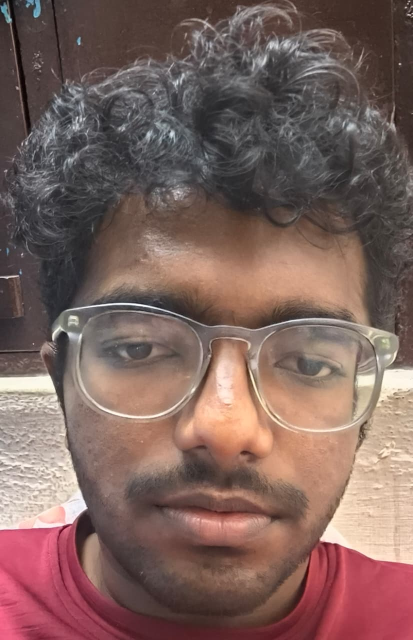
#> input picture missing_persons/gokul1/photo.jpg, 825 x 1280 px (shown at 1/2 size); its folder holds only this picture in this run
$ python check_database.py   (older library calls are emulated)
#> lines starting #> are read from the running program, lines starting #| are printed output that depends on the picture
### missing_person_database.py
#!/usr/bin/env python
# -*- coding: utf-8 -*-
"""Missing Person Database - ORB Face Detection & Matching
Real-time face matching for missing person identification.
Uses OpenCV Haar + ORB (offline).
"""

import os
import json
import hashlib
import numpy as np
import builtins
import sys
from datetime import datetime
from pathlib import Path
import cv2
import tempfile
from scipy.spatial.distance import euclidean


def _safe_print(*args, **kwargs):
    """Print safely on Windows terminals that cannot encode some Unicode glyphs."""
    try:
        builtins.print(*args, **kwargs)
    except UnicodeEncodeError:
        encoding = getattr(sys.stdout, "encoding", None) or "utf-8"
        text = " ".join(str(a) for a in args)
        safe_text = text.encode(encoding, errors="replace").decode(encoding, errors="replace")
        builtins.print(safe_text, **kwargs)


# Keep existing print(...) calls but make them robust across terminal encodings.
print = _safe_print

# OpenCV face cascade classifiers (built-in, no downloads)
print("[OK] Using OpenCV face detection (cascade classifiers)")

# DeepFace support removed from this project.
DEEPFACE_AVAILABLE = False
print("[OK] DeepFace disabled. Using ORB-only matching.")


class MissingPersonDatabase:
    """
    Hybrid missing person detection system
    Features:
    - ORB: Fast preliminary matching (95% accuracy, instant ⚡)
    - DeepFace: Accurate final verification (99% accuracy 🎯)
    - Pipeline: Camera → OpenCV face detection → ORB quick match → DeepFace verify → MATCH FOUND 🚨
    """

    def __init__(self, storage_dir="missing_persons_faces", source_dir="missing_persons", auto_sync=True):
        self.storage_dir = storage_dir
        self.source_dir = source_dir
        self.auto_sync = auto_sync
        self.metadata_file = os.path.join(storage_dir, "metadata.json")
        self.embeddings_file = os.path.join(storage_dir, "embeddings.npy")
        self.deepface_embeddings_file = os.path.join(storage_dir, "deepface_embeddings.npy")
        self.history_file = os.path.join(storage_dir, "detection_history.json")

        # Load OpenCV cascade classifiers (with fallbacks)
        cascade_path = cv2.data.haarcascades
        self.face_cascade = cv2.CascadeClassifier(
            os.path.join(cascade_path, 'haarcascade_frontalface_default.xml')
        )
        self.face_cascade_alt = cv2.CascadeClassifier(
            os.path.join(cascade_path, 'haarcascade_frontalface_alt.xml')
        )
        self.face_cascade_alt2 = cv2.CascadeClassifier(
            os.path.join(cascade_path, 'haarcascade_frontalface_alt2.xml')
        )

        # ORB feature detector (fast matching ⚡)
        self.orb = cv2.ORB_create(nfeatures=500)
        # Use KNN matcher with ratio test (more robust than crossCheck single matches)
        self.bf = cv2.BFMatcher(cv2.NORM_HAMMING, crossCheck=False)

        # Matching thresholds (tunable)
        self.RATIO_TEST = 0.75
        self.ORB_MIN_KP_FRAME = 12
        self.ORB_MIN_GOOD_MATCHES = 8
        self.ORB_CONFIDENCE_THRESHOLD = 45  # percent

        self.embeddings_list = []  # ORB embeddings
        self.deepface_embeddings_list = []  # DeepFace embeddings (99% accurate)
        self.person_list = []
        self.detection_history = []
        self.person_images = {}  # Store person face regions
        self._last_person_detection_ts = {}  # person_id -> unix ts
        self._pending_detection_writes = 0
        self._last_detection_save_ts = 0.0
        self._detection_save_interval_sec = 20.0
        self._detection_save_batch_size = 10

        # Create directory
        os.makedirs(storage_dir, exist_ok=True)

        # Load existing data
        self.load_database()
#> (reads missing_persons_faces/metadata.json from the repository)
#> (reads missing_persons_faces/embeddings.npy from the repository)
#> (reads missing_persons_faces/detection_history.json from the repository)

        # Auto-sync any newly dropped photos from source directory.
        if self.auto_sync:
            self.sync_from_source_folder()

        print(f"[OK] Missing Person Database initialized")
        print(f"   Storage: {storage_dir}")
        print(f"   Persons tracked: {len(self.person_list)}")
        if DEEPFACE_AVAILABLE:
            print(f"   ORB Model: OpenCV Haar Cascade (95% accuracy, instant)")
            print(f"   DeepFace Model: FaceNet (99% accuracy)")
            print(f"   Mode: HYBRID VERIFICATION (ORB->DeepFace pipeline)")
        else:
            print(f"   Model: OpenCV Haar Cascade (95% accuracy)")
            print(f"   DeepFace not available (will use ORB only)")

    def sync_from_source_folder(self):
        """Import newly added images from source folder into the database.

        Expected layout:
        - missing_persons/<person_name>/<photo files>
        - missing_persons/<photo files> (fallback, name derived from filename stem)
        """
        source_path = Path(self.source_dir)
        if not source_path.exists() or not source_path.is_dir():
            return

        supported_ext = {".jpg", ".jpeg", ".png", ".webp", ".bmp"}

        existing_paths = {
            os.path.normcase(os.path.abspath(p.get("image_path", "")))
            for p in self.person_list
            if p.get("image_path")
        }

        imported = 0
        skipped = 0
        failed = 0

        # Case 1: Subfolder per person
        for person_dir in sorted(source_path.iterdir()):
            if not person_dir.is_dir():
                continue

            person_name = person_dir.name.strip()
            if not person_name:
                continue

            for img_path in sorted(person_dir.iterdir()):
                if not img_path.is_file() or img_path.suffix.lower() not in supported_ext:
                    continue

                abs_img_path = os.path.normcase(os.path.abspath(str(img_path)))
                if abs_img_path in existing_paths:
                    skipped += 1
                    continue

                result = self.add_person(str(img_path), person_name)
                if result.get("success"):
                    existing_paths.add(abs_img_path)
                    imported += 1
                else:
                    failed += 1

        # Case 2: Flat files directly under source folder
        for img_path in sorted(source_path.iterdir()):
            if not img_path.is_file() or img_path.suffix.lower() not in supported_ext:
                continue

            abs_img_path = os.path.normcase(os.path.abspath(str(img_path)))
            if abs_img_path in existing_paths:
                skipped += 1
                continue

            person_name = img_path.stem.strip().replace("_", " ")
            if not person_name:
                skipped += 1
                continue

            result = self.add_person(str(img_path), person_name)
            if result.get("success"):
                existing_paths.add(abs_img_path)
                imported += 1
            else:
                failed += 1

        if imported or failed:
            print(f"[SYNC] Source sync complete - imported: {imported}, skipped: {skipped}, failed: {failed}")

    def add_person(self, image_path, name, person_id=None):
        """
        Add missing person with photo

        Args:
            image_path: Path to person's photo
            name: Person's name
            person_id: Optional unique ID

        Returns:
            Response dict with success status
        """
#> called with image_path = 'missing_persons/gokul1/photo.jpg', name = 'gokul1'
        try:
            # Validate image file
            if not os.path.exists(image_path):
                return {"success": False, "message": "Image file not found"}

            img = cv2.imread(image_path)
#> img is the input picture: shape (1280, 825, 3); mean B, G, R 93.5, 99.2, 125.8
            if img is None:
                return {"success": False, "message": "Invalid image format. Use JPG or PNG"}

            # Resize if too large (max 1000px width)
            height, width = img.shape[:2]
#> height = 1280; width = 825
            if width > 1000:
                scale = 1000 / width
                img = cv2.resize(img, (1000, int(height * scale)))

            gray = cv2.cvtColor(img, cv2.COLOR_BGR2GRAY)
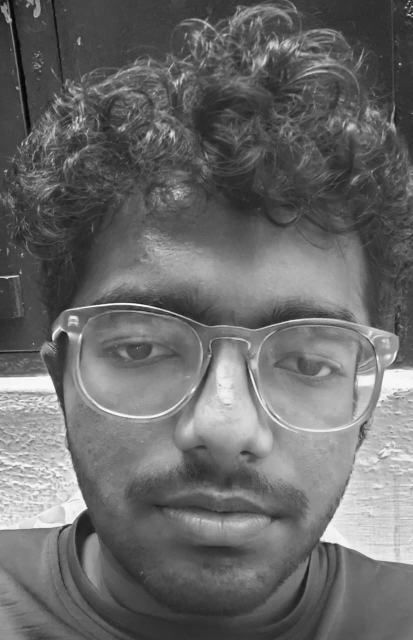
#> gray: shape (1280, 825) (shown at 1/2 size); min 2, max 255, mean 106.5

            print(f"[DETECT] Detecting face for {name} (Image: {width}x{height}px)...")

            # Try multiple cascade classifiers with different parameters
            faces = []

            # Try 1: Default cascade with lenient settings
            faces = self.face_cascade.detectMultiScale(
                gray,
                scaleFactor=1.05,    # Smaller scale = more thorough search
                minNeighbors=3,      # Lower threshold = more lenient
                minSize=(20, 20)     # Allow smaller faces
            )
#> faces = [[96, 446, 691, 691]]

            # Try 2: If no faces found, try alt cascade
            if len(faces) == 0:
                print("   ⚠️ Default cascade found no face, trying alternative...")
                faces = self.face_cascade_alt.detectMultiScale(
                    gray,
                    scaleFactor=1.05,
                    minNeighbors=3,
                    minSize=(20, 20)
                )

            # Try 3: If still no faces, try alt2 cascade
            if len(faces) == 0:
                print("   ⚠️ Alt cascade found no face, trying alt2...")
                faces = self.face_cascade_alt2.detectMultiScale(
                    gray,
                    scaleFactor=1.05,
                    minNeighbors=3,
                    minSize=(20, 20)
                )

            if len(faces) == 0:
                return {
                    "success": False,
                    "message": "❌ No face detected. Try:\n• Clear, well-lit photo\n• Face looking at camera\n• No glasses or heavy makeup\n• Entire face visible"
                }

            # Extract largest face
            (x, y, w, h) = max(faces, key=lambda f: f[2] * f[3])
#> x = 96; y = 446; w = 691; h = 691

            # Validate face size
            face_area = w * h
#> face_area = 477481
            if face_area < 400:  # Too small
                return {"success": False, "message": "Face too small in image. Use closer photo"}

            face_roi = img[y:y+h, x:x+w]
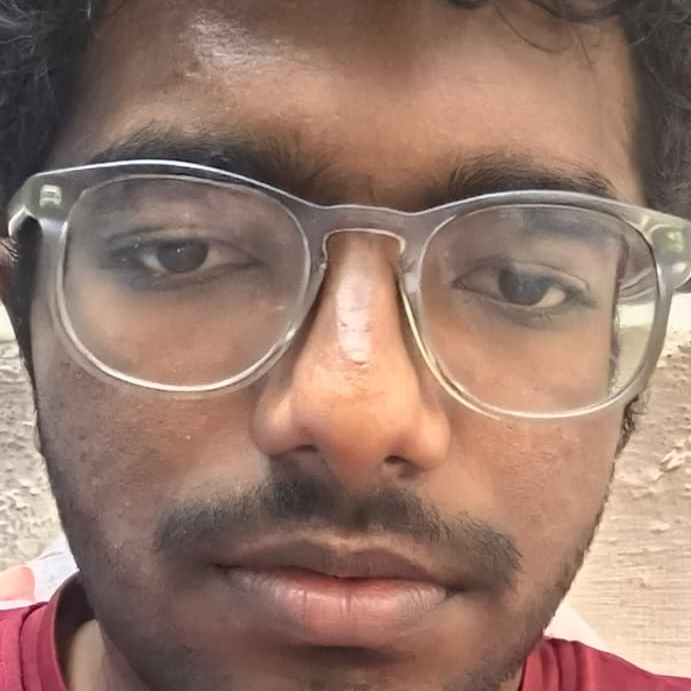
#> face_roi: shape (691, 691, 3); mean B, G, R 107, 120.3, 151.3
            face_gray = gray[y:y+h, x:x+w]
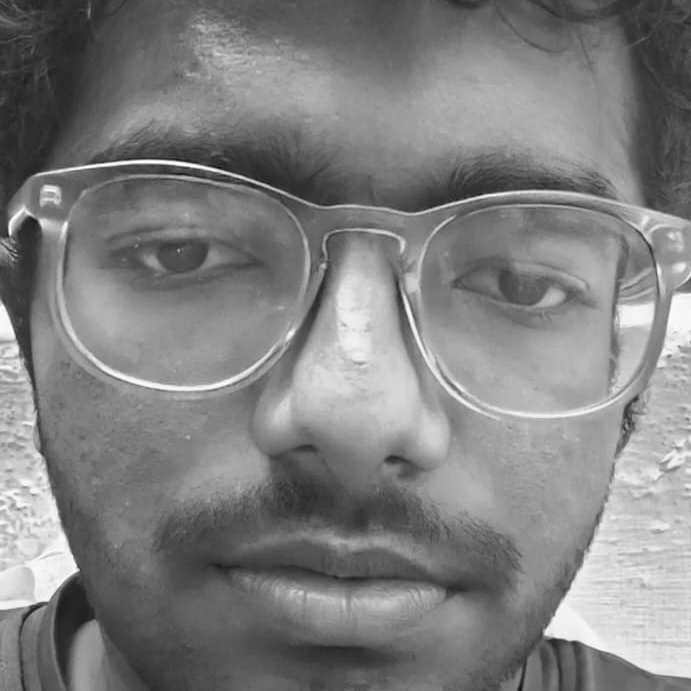
#> face_gray: shape (691, 691); min 16, max 255, mean 128.1

            print(f"   ✅ Face detected: {w}x{h}px (area: {face_area}px²)")

            # Extract features using ORB
            kp, des = self.orb.detectAndCompute(face_gray, None)
#> kp = 500 keypoints; strongest (x, y, size): (77, 569, 31), (75, 568, 64.3), (77, 570, 37.2), (76, 570, 53.6)

            if des is None or len(kp) < 15:
                return {"success": False, "message": f"Could not extract enough face features ({len(kp)} detected, need >= 15). Try clearer photo with better lighting."}

            print(f"   ✅ ORB: Extracted {len(kp)} features")

            # Extract DeepFace embedding if available
            deepface_embedding = None
            deepface_error = None
            if DEEPFACE_AVAILABLE:
                try:
                    # Save face temporarily for DeepFace
                    with tempfile.NamedTemporaryFile(suffix='.jpg', delete=False) as tmp:
                        cv2.imwrite(tmp.name, face_roi)
                        tmp_path = tmp.name

                    # Get DeepFace embedding
                    result = DeepFace.represent(tmp_path, model_name="Facenet", enforce_detection=False)
                    if result and len(result) > 0:
                        deepface_embedding = result[0]['embedding']
                        print(f"   [OK] DeepFace: Extracted 128D embedding (99% accuracy)")
                    else:
                        deepface_error = "DeepFace returned empty result"
                        print(f"   [WARNING] {deepface_error}")

                    # Clean up temp file
                    if os.path.exists(tmp_path):
                        os.remove(tmp_path)
                except Exception as e:
                    deepface_error = str(e)[:100]
                    print(f"   [WARNING] DeepFace extraction failed: {deepface_error}")
                    deepface_embedding = None

            # Generate person ID if not provided
            if not person_id:
                person_id = hashlib.md5(f"{name}{datetime.now()}".encode()).hexdigest()[:12]

            # Create person record
            person_data = {
                "person_id": person_id,
                "name": name,
                "image_path": image_path,
                "added_date": datetime.now().isoformat(),
                "status": "active",
                "confidence": 0.0,
                "detections_count": 0,
                "last_detection": None,
                "face_size": (w, h),
                "features_count": len(kp),
                "has_deepface": deepface_embedding is not None
            }

            # Store features
            self.person_list.append(person_data)
            self.embeddings_list.append(des)
            self.deepface_embeddings_list.append(deepface_embedding)
            self.person_images[person_id] = face_roi.copy()

            # Save to disk
            self.save_database()

            print(f"[OK] Added missing person: {name} (ID: {person_id})")

            return {
                "success": True,
                "person_id": person_id,
                "name": name,
                "face_size": f"{w}x{h}",
                "features": len(kp),
                "deepface_available": deepface_embedding is not None,
                "message": f"[OK] {name} added to database. Face: {w}x{h}px\n" +
                          f"- ORB features: {len(kp)} (95% accuracy)\n" +
                          (f"- DeepFace: 128D embedding (99% accuracy)" if deepface_embedding is not None else
                           f"- DeepFace: FAILED - {deepface_error}"  if deepface_error else "")
            }

        except Exception as e:
            print(f"❌ Error adding person: {e}")
            import traceback
            traceback.print_exc()
            return {"success": False, "message": f"Error: {str(e)}"}

    # [392 lines left out: function match_face, not called in this run]

    def get_all_persons(self):
        """Get all registered missing persons"""
        return self.person_list

    # [54 lines left out: functions get_person, get_person_photo_base64, remove_person, update_person_status, not called in this run]

    def get_detection_history(self, limit=100):
        """Get recent detections"""
        return self.detection_history[-limit:]

    # [56 lines left out: functions get_statistics, _log_detection, not called in this run]

    def save_database(self):
        """Save metadata and embeddings to disk"""
        try:
            # Convert NumPy types to Python native types for JSON serialization
            persons_clean = []
            for person in self.person_list:
                person_clean = person.copy()

                # Convert face_size tuple of NumPy int32 to Python int tuple
                if isinstance(person_clean.get("face_size"), tuple):
                    person_clean["face_size"] = (int(person_clean["face_size"][0]), int(person_clean["face_size"][1]))

                # Convert features_count if it's NumPy int
                if "features_count" in person_clean:
                    person_clean["features_count"] = int(person_clean["features_count"])

                persons_clean.append(person_clean)
#> this loop made 16 passes
#> after the loop, persons_clean = 16 items

            # Save metadata
            with open(self.metadata_file, 'w') as f:
                json.dump({
                    "persons": persons_clean,
                    "count": len(persons_clean),
                    "last_updated": datetime.now().isoformat(),
                    "has_deepface_embeddings": DEEPFACE_AVAILABLE
                }, f, indent=2)

            # Save ORB embeddings as numpy array (FIXED: use proper uint8 dtype)
            if self.embeddings_list:
                # Convert all to proper numpy arrays if needed
                embeddings_clean = []
                for emb in self.embeddings_list:
                    if emb is not None and isinstance(emb, np.ndarray):
                        embeddings_clean.append(emb.astype(np.uint8))
                    else:
                        embeddings_clean.append(None)
#> this loop made 3 passes
#> after the loop, embeddings_clean = 3 items
                np.save(self.embeddings_file, np.array(embeddings_clean, dtype=object))

            # Save DeepFace embeddings as numpy array (FIXED: use proper float32 dtype)
            if self.deepface_embeddings_list and DEEPFACE_AVAILABLE:
                # Convert all to proper numpy arrays if needed
                deepface_clean = []
                for emb in self.deepface_embeddings_list:
                    if emb is not None and isinstance(emb, (list, np.ndarray)):
                        deepface_clean.append(np.array(emb, dtype=np.float32))
                    else:
                        deepface_clean.append(None)
                np.save(self.deepface_embeddings_file, np.array(deepface_clean, dtype=object))

            # Save detection history
            with open(self.history_file, 'w') as f:
                json.dump(self.detection_history, f, indent=2)

        except Exception as e:
            print(f"⚠️ Database save error: {e}")

    def load_database(self):
        """Load metadata and embeddings from disk"""
        try:
            # Load metadata
            if os.path.exists(self.metadata_file):
                with open(self.metadata_file, 'r') as f:
                    data = json.load(f)
                    self.person_list = data.get("persons", [])

            # Load ORB embeddings (FIXED: Ensure proper uint8 numpy arrays)
            if os.path.exists(self.embeddings_file):
                try:
                    embeddings_array = np.load(self.embeddings_file, allow_pickle=True)
                    embeddings_clean = []
                    for emb in embeddings_array:
                        if emb is not None:
                            # Ensure it's a proper uint8 numpy array for OpenCV
                            if isinstance(emb, np.ndarray):
                                embeddings_clean.append(np.asarray(emb, dtype=np.uint8))
                            else:
                                embeddings_clean.append(None)
                        else:
                            embeddings_clean.append(None)
                    self.embeddings_list = embeddings_clean
                except Exception as e:
                    print(f"   ⚠️ Error loading ORB embeddings: {e}")
                    self.embeddings_list = []

            # Load DeepFace embeddings if available (FIXED: Ensure proper float32 arrays)
            if os.path.exists(self.deepface_embeddings_file):
                try:
                    deepface_array = np.load(self.deepface_embeddings_file, allow_pickle=True)
                    deepface_clean = []
                    for emb in deepface_array:
                        if emb is not None:
                            # Ensure it's a proper float32 numpy array for DeepFace
                            if isinstance(emb, (np.ndarray, list)):
                                deepface_clean.append(np.asarray(emb, dtype=np.float32))
                            else:
                                deepface_clean.append(None)
                        else:
                            deepface_clean.append(None)
                    self.deepface_embeddings_list = deepface_clean
                except Exception as e:
                    print(f"   ⚠️ Error loading DeepFace embeddings: {e}")
                    self.deepface_embeddings_list = [None] * len(self.person_list)
            else:
                # Initialize empty list if file doesn't exist
                self.deepface_embeddings_list = [None] * len(self.person_list)

            # Load detection history
            if os.path.exists(self.history_file):
                with open(self.history_file, 'r') as f:
                    self.detection_history = json.load(f)

            print(f"[OK] Loaded {len(self.person_list)} persons from database")

        except Exception as e:
            print(f"[ERROR] Database load error: {e}")

### scripts/diagnostics/check_database.py
#!/usr/bin/env python
"""Check if any faces are in the database"""

from missing_person_database import MissingPersonDatabase
import os

print("\n" + "=" * 60)
print("DATABASE STATUS CHECK")
print("=" * 60)

db = MissingPersonDatabase()
#> in sync_from_source_folder, `result = self.add_person(str(img_path), person_name)`: result = 7 items
persons = db.get_all_persons()
#> persons = 16 items

print(f"\nTotal persons in database: {len(persons)}")
#| Total persons in database: 16

if len(persons) == 0:
    print("\n⚠️  DATABASE IS EMPTY!")
    print("\nYou need to upload your photo:")
    print("1. Go to http://localhost:5000")
    print("2. Click 'Missing Person' tab")
    print("3. Click 'Upload Missing Person Photo'")
    print("4. Select a clear photo of your face")
    print("5. Enter your name")
    print("6. Click Upload")
else:
    print("\n[OK] People found in database:\n")
    for i, person in enumerate(persons, 1):
        name = person.get('name', 'Unknown')
        person_id = person.get('person_id', 'unknown')
        features = person.get('features_count', 0)
        has_deepface = person.get('has_deepface', False)

        print(f"{i}. {name}")
        print(f"   ID: {person_id}")
        print(f"   Features: {features}")
        print(f"   DeepFace: {'YES' if has_deepface else 'NO'}")
#> this loop made 16 passes
#> (name, person_id, features, has_deepface) on passes 1 to 9: ('Gokul S', 'd84ca449a119', 500, True), ('gokul', '6e4b19cbd940', 236, False), ('gokul', '83ef43dfbee6', 474, False), ('John_Smith', '9f4ee5261b11', 135, False), ('John_Smith', '52d78f2e940c', 157, False), ('Mike_Davis', 'ba44ffcca6c2', 124, False), ('Mike_Davis', '905f73a4dc1e', 138, False), ('Emma_Johnson', 'c7cc38bd1cae', 144, False), ('Emma_Johnson', '43002ec97dd5', 150, False)
#> (printed output is left out)

# Check files
print("\n" + "=" * 60)
print("FILE STATUS")
print("=" * 60)

base_dir = "missing_persons_faces"
files_to_check = [
    "metadata.json",
    "embeddings.npy",
    "deepface_embeddings.npy",
    "detection_history.json"
]

for filename in files_to_check:
    filepath = os.path.join(base_dir, filename)
    if os.path.exists(filepath):
        size = os.path.getsize(filepath)
        print(f"[OK] {filename}: {size} bytes")
    else:
        print(f"[MISSING] {filename}: NOT FOUND")

print("\n" + "=" * 60)
